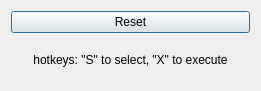
<?xml version="1.0" encoding="UTF-8"?>
<ui version="4.0">
 <class>DialogJoinPypes</class>
 <widget class="QDialog" name="DialogJoinPypes">
  <property name="geometry">
   <rect>
    <x>0</x>
    <y>0</y>
    <width>261</width>
    <height>91</height>
   </rect>
  </property>
  <property name="windowTitle">
   <string>Join pypes</string>
  </property>
  <layout class="QVBoxLayout" name="verticalLayout">
   <item>
    <widget class="QPushButton" name="btn1">
     <property name="text">
      <string>Reset</string>
     </property>
    </widget>
   </item>
   <item>
    <widget class="QLabel" name="labTagretObj">
     <property name="text">
      <string>hotkeys: &quot;S&quot; to select, &quot;X&quot; to execute</string>
     </property>
     <property name="alignment">
      <set>Qt::AlignCenter</set>
     </property>
    </widget>
   </item>
  </layout>
 </widget>
 <resources/>
 <connections/>
</ui>
